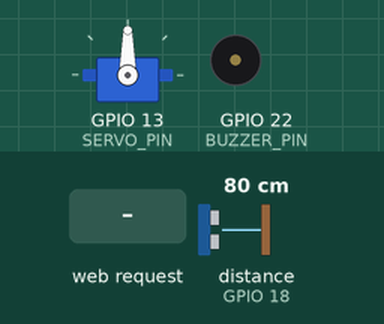
Bench run of a sketch on a simulated ESP32. On the bench: servo, buzzer (waves = sounding, pin HIGH). Wiring (inferred from the names in the program): ultrasonic range finder: trigger GPIO 5; echo GPIO 18. Inputs (shaded band) come from the test bench; at power-on: distance to the obstacle (sensor on GPIO 18) 80 cm. The echo pulse lasts 58.3 µs per cm; WiFi joins after 1.5 s; servers stay silent unless stated; web services answer with replies made up by the test bench; pins used as bus, display or sensor lines are not drawn; what the sketch prints to the serial monitor is not drawn.

Above: at 2.7 s.
2.8 s: HTTP request GET /alert?label=Animals received
At 2.9 s:
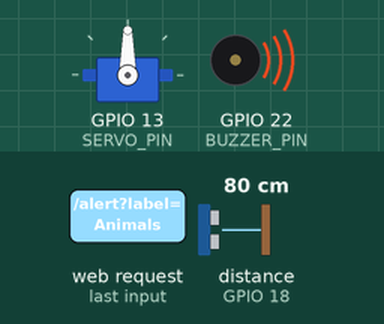
6.3 s: HTTP request GET /alert received
7.8 s: HTTP request GET /alert?conf=Animals received
Timing chart, 0 to 10.8 s (numbered marks = the images above; inputs shaded):
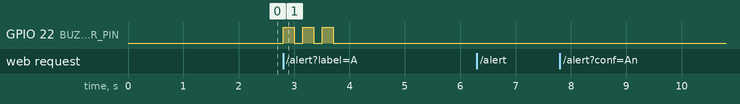

Measured:
- after the input at 2.8 s, GPIO 22 (BUZZER_PIN): alternates HIGH for 0.20 s and LOW for 0.15 s, 6 changes in all, then stays LOW, starting at once
- after the input at 6.3 s, every drawn part: stays the same
- after the input at 7.8 s, every drawn part: stays the same

The sketch:

esp32codeXanimaldetection.ino
```cpp
#include <WiFi.h>
#include <HTTPClient.h>
#include <ESP32Servo.h>
#include <WebServer.h>        // ← ADDED

#define TRIG_PIN 5
#define ECHO_PIN 18
#define SERVO_PIN 13
#define BUZZER_PIN 22         // ← ADDED — connect buzzer here

// ---- WIFI ----
const char* ssid     = " ";
const char* password = " ";
String apiKey        = " ";

Servo lidServo;
WebServer server(80);         // ← ADDED

// ---- CONFIG ----
float BIN_HEIGHT = 18.0;
const int NUM_SAMPLES = 5;

// ---- ML WEIGHTS ----
float w0 = -1.1208;
float w1 = -0.8789;
float w2 = -0.8790;
float b  = 100.0;

float previous_distance = 0;

// ---- CALIBRATION ----
float EMPTY_OFFSET = 0;
bool calibrated = false;

// ---- SERVO SETTINGS ----
int OPEN_ANGLE = 90;
int CLOSE_ANGLE = 0;

// ---- THRESHOLDS ----
float CLOSE_THRESHOLD = 70.0;
float OPEN_THRESHOLD  = 70.0;

// =========================================================
//  ADDED — BUZZER FUNCTIONS
// =========================================================
void buzzAnimalAlert() {
  for (int i = 0; i < 3; i++) {
    digitalWrite(BUZZER_PIN, HIGH);
    delay(200);
    digitalWrite(BUZZER_PIN, LOW);
    delay(150);
  }
}

// =========================================================
//  ADDED — HTTP ENDPOINT HANDLERS
// =========================================================
void handleAlert() {
  String label = server.arg("label");
  String conf  = server.arg("conf");

  Serial.println("[ANIMAL ALERT] Label: " + label + " | Conf: " + conf);

  if (label == "Animals") {
    buzzAnimalAlert();
    server.send(200, "text/plain", "BUZZER_TRIGGERED");
  } else {
    server.send(200, "text/plain", "NO_ACTION");
  }
}

void handleRoot() {
  server.send(200, "text/plain", "EcoTrack ESP32 — Online");
}

// =========================================================
//  EXISTING FUNCTIONS — UNCHANGED
// =========================================================
float readDistance() {
  long duration;
  digitalWrite(TRIG_PIN, LOW);
  delayMicroseconds(2);
  digitalWrite(TRIG_PIN, HIGH);
  delayMicroseconds(10);
  digitalWrite(TRIG_PIN, LOW);
  duration = pulseIn(ECHO_PIN, HIGH, 30000);
  if (duration == 0) return previous_distance;
  return duration * 0.034 / 2;
}

float smoothDistance() {
  float sum = 0;
  for (int i = 0; i < NUM_SAMPLES; i++) {
    sum += readDistance();
    delay(20);
  }
  return sum / NUM_SAMPLES;
}

float predictML(float d0, float d1) {
  float delta = d0 - d1;
  float raw = w0*d0 + w1*d1 + w2*delta + b;
  if (!calibrated) {
    EMPTY_OFFSET = raw;
    calibrated = true;
    Serial.print("Calibrated Offset: ");
    Serial.println(EMPTY_OFFSET);
  }
  float fill = raw - EMPTY_OFFSET;
  if (fill < 0) fill = 0;
  if (fill > 100) fill = 100;
  return fill;
}

void sendToThingSpeak(float distance, float fillPercent, String status) {
  if (WiFi.status() != WL_CONNECTED) return;
  HTTPClient http;
  String url = "https://api.thingspeak.com/update?api_key=" + apiKey +
               "&field1=" + String(distance, 2) +
               "&field2=" + String(fillPercent, 2) +
               "&field3=" + status;
  http.begin(url);
  http.GET();
  http.end();
}

// =========================================================
//  SETUP
// =========================================================
void setup() {
  Serial.begin(115200);

  pinMode(BUZZER_PIN, OUTPUT);          // ← ADDED
  digitalWrite(BUZZER_PIN, LOW);        // ← ADDED

  WiFi.begin(ssid, password);
  Serial.print("Connecting WiFi");
  while (WiFi.status() != WL_CONNECTED) {
    delay(500);
    Serial.print(".");
  }
  Serial.println(" Connected!");
  Serial.println("ESP32 IP: " + WiFi.localIP().toString()); // ← ADDED — note this IP

  pinMode(TRIG_PIN, OUTPUT);
  pinMode(ECHO_PIN, INPUT);

  lidServo.attach(SERVO_PIN);
  lidServo.write(OPEN_ANGLE);

  // ---- ADDED — start web server ----
  server.on("/", handleRoot);
  server.on("/alert", handleAlert);
  server.begin();
  Serial.println("HTTP server started — waiting for animal alerts");
}

// =========================================================
//  LOOP
// =========================================================
void loop() {

  server.handleClient();                // ← ADDED — must be first line in loop

  float d0 = smoothDistance();
  float d1 = previous_distance;

  if (d0 > BIN_HEIGHT) d0 = BIN_HEIGHT;

  float formulaFill = ((BIN_HEIGHT - d0) / BIN_HEIGHT) * 100;
  formulaFill = constrain(formulaFill, 0, 100);

  float mlFill = predictML(d0, d1);

  float finalFill;
  if (d0 >= BIN_HEIGHT - 0.5) {
    finalFill = 0;
  } else {
    finalFill = 0.9 * formulaFill + 0.1 * mlFill;
  }

  Serial.print("Distance: ");
  Serial.print(d0);
  Serial.print(" | Fill %: ");
  Serial.println(finalFill);

  if (finalFill >= CLOSE_THRESHOLD) {
    lidServo.write(CLOSE_ANGLE);
    Serial.println("LID CLOSED (FULL)");
  }
  else if (finalFill <= OPEN_THRESHOLD) {
    lidServo.write(OPEN_ANGLE);
    Serial.println("LID OPEN (AVAILABLE)");
  }

  previous_distance = d0;

  String status = "EMPTY";
  if (finalFill >= CLOSE_THRESHOLD) status = "FULL";
  else if (finalFill > 30) status = "PARTIALLY FULL";

  sendToThingSpeak(d0, finalFill, status);
// Replace delay(15000) at the bottom of loop() with:
unsigned long loopEnd = millis() + 15000;
while (millis() < loopEnd) {
  server.handleClient();   // keep responding to alerts during the wait
  delay(10);
}
}
```
